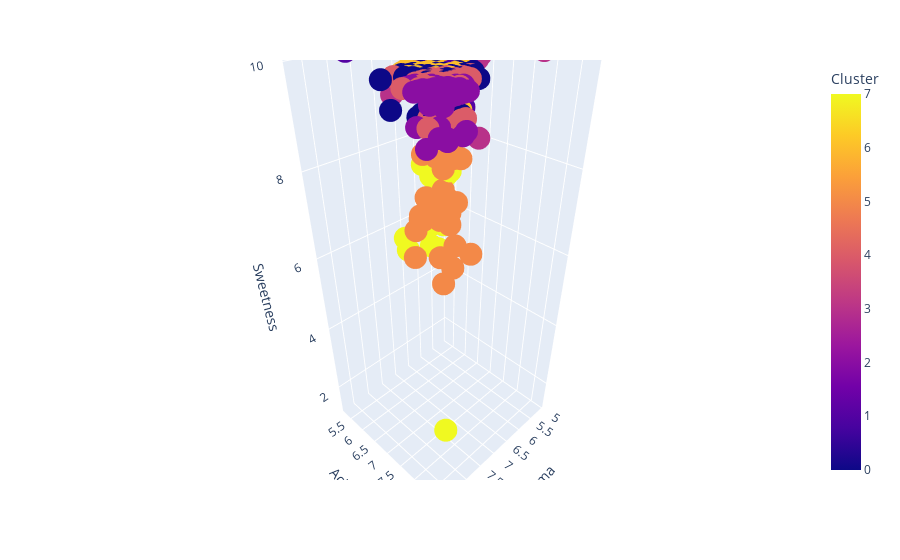

This figure's notebook cell:
### Code cell
fig = px.scatter_3d(data_frame=df, x='Aroma', y='Acidity', z='Sweetness', color='Cluster')
fig.show()

### Figure 1 — Plotly figure (JSON) as saved in the notebook; plotly's stock layout.template omitted (floating-point values rounded to 4 significant figures; data arrays with more than 128 entries replaced by an {"elided": "..."} marker saying what was removed)
{"data": [{"hovertemplate": "Aroma=%{x}<br>Acidity=%{y}<br>Sweetness=%{z}<br>Cluster=%{marker.color}<extra></extra>", "legendgroup": "", "marker": {"color": {"elided": "1338 int values"}, "coloraxis": "coloraxis", "symbol": "circle"}, "mode": "markers", "name": "", "scene": "scene", "showlegend": false, "type": "scatter3d", "x": {"elided": "1338 float values"}, "y": {"elided": "1338 float values"}, "z": {"elided": "1338 float values"}}], "layout": {"coloraxis": {"colorbar": {"title": {"text": "Cluster"}}, "colorscale": [[0, "#0d0887"], [0.1111, "#46039f"], [0.2222, "#7201a8"], [0.3333, "#9c179e"], [0.4444, "#bd3786"], [0.5556, "#d8576b"], [0.6667, "#ed7953"], [0.7778, "#fb9f3a"], [0.8889, "#fdca26"], [1, "#f0f921"]]}, "legend": {"tracegroupgap": 0}, "margin": {"t": 60}, "scene": {"domain": {"x": [0, 1], "y": [0, 1]}, "xaxis": {"title": {"text": "Aroma"}}, "yaxis": {"title": {"text": "Acidity"}}, "zaxis": {"title": {"text": "Sweetness"}}}}}
